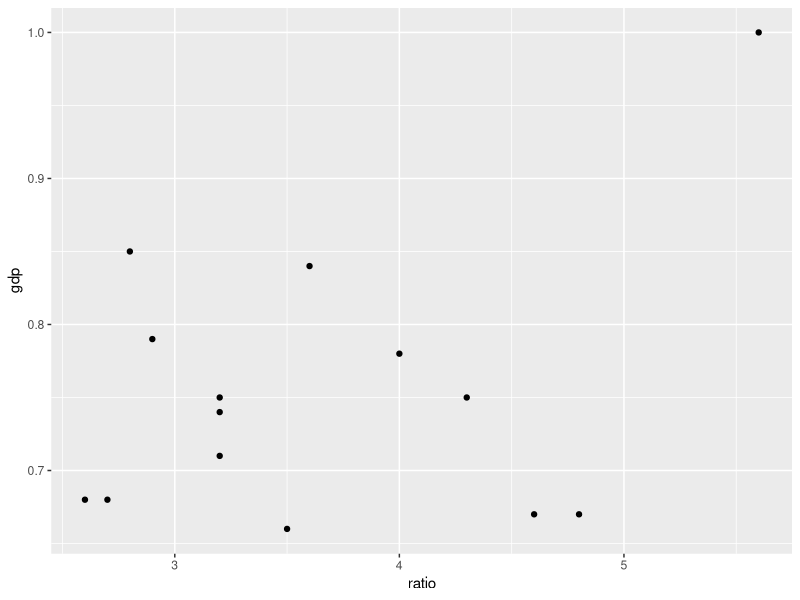
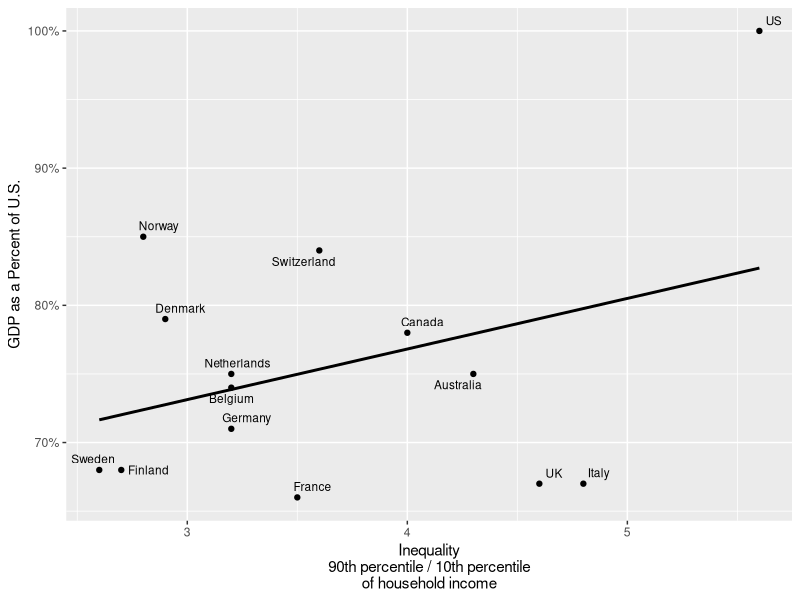

Generate these figures, in order, with R:
## ---- chunk 1
library(tidyverse)
## ---- chunk 2
data <- read_csv(file = "../data/jencks_table1.csv")
## ---- chunk 3
data |>
  ggplot(mapping = aes(x = ratio, y = gdp)) +
  geom_point()
## ---- chunk 4
data |>
  ggplot(aes(x = ratio, y = gdp)) +
  geom_point() +
  geom_smooth(formula = 'y ~ x',
              method = "lm", 
              se = F, 
              color = "black") +
  ggrepel::geom_text_repel(aes(label = country),
                           size = 3) +
  scale_y_continuous(labels = scales::label_percent(),
                     name = "GDP as a Percent of U.S.") +
  scale_x_continuous(name = "Inequality\n90th percentile / 10th percentile\nof household income") +
  theme(legend.position = "none")
